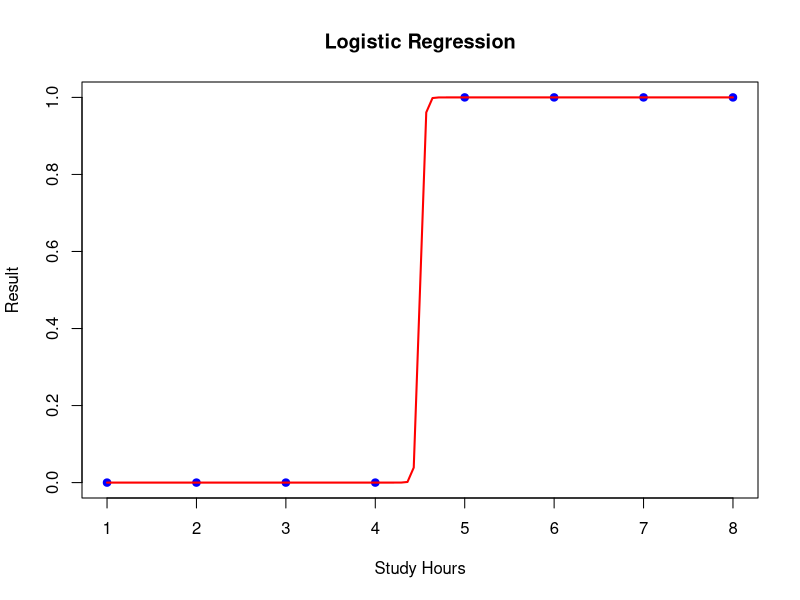

The R source for this figure:

hours <- c(1, 2, 3, 4, 5, 6, 7, 8)
result <- c(0, 0, 0, 0, 1, 1, 1, 1)

data <- data.frame(hours, result)


model <- glm(result ~ hours,
             data = data,
             family = binomial)

print("Logistic Regression Model:")
print(summary(model))


new_data <- data.frame(hours = 5)

prediction <- predict(model,
                      newdata = new_data,
                      type = "response")

print("Predicted Probability:")
print(prediction)


png("logistic_regression.png")


plot(hours, result,
     main = "Logistic Regression",
     xlab = "Study Hours",
     ylab = "Result",
     pch = 19,
     col = "blue")


curve(predict(model,
              data.frame(hours = x),
              type = "response"),
      add = TRUE,
      col = "red",
      lwd = 2)


dev.off()
